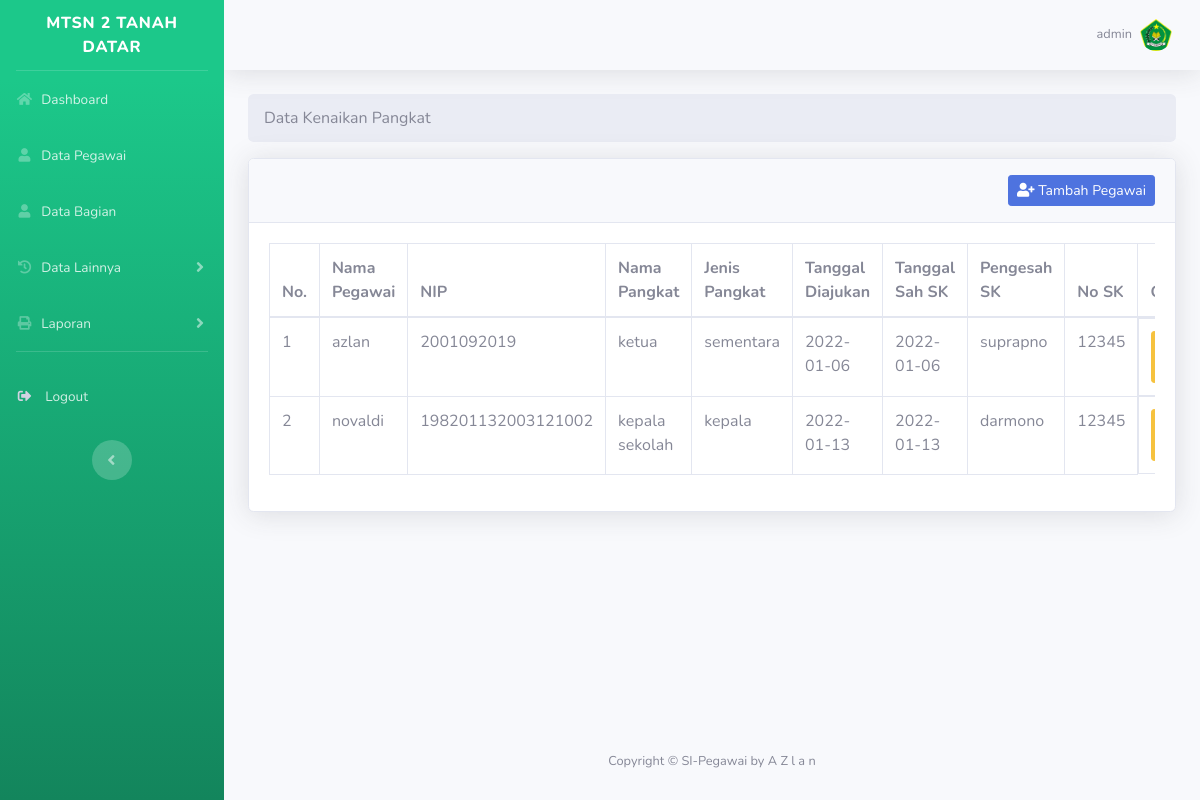
The app's page /view_pangkat.php (signed in) with its own data.
### tables this page shows
CREATE TABLE `user` (
  `id_user` int(11) NOT NULL,
  `username` varchar(50) NOT NULL,
  `password` varchar(255) NOT NULL
);

CREATE TABLE `pangkat` (
  `id_pangkat` int(11) NOT NULL,
  `nip` varchar(19) NOT NULL,
  `nama_pangkat` varchar(50) NOT NULL,
  `jenis_pangkat` varchar(50) NOT NULL,
  `tmt_pangkat` date NOT NULL,
  `sah_sk` date NOT NULL,
  `nama_pengesah_sk` varchar(50) NOT NULL,
  `no_sk` varchar(50) NOT NULL
);

CREATE TABLE `pegawai` (
  `nip` varchar(19) NOT NULL,
  `nama_pegawai` varchar(50) NOT NULL,
  `foto_pegawai` varchar(255) NOT NULL,
  `tempat_lahir` text NOT NULL,
  `tanggal_lahir` date NOT NULL,
  `jenis_kelamin` enum('laki-laki','perempuan') NOT NULL,
  `no_hp` varchar(15) NOT NULL,
  `agama` varchar(50) NOT NULL,
  `email` varchar(60) NOT NULL,
  `alamat` text NOT NULL,
  `gol_darah` enum('o','a','b','ab') NOT NULL,
  `status_pernikahan` enum('kawin','lajang') NOT NULL,
  `status_kepegawaian` enum('pns','honor') NOT NULL,
  `id_bagian` varchar(15) NOT NULL
);

### _config/config.php (called while the page is built, shortened)
<?php
    $host = 'localhost';
    $user = 'root';
    $pass = '';
    $db = 'simpeg';
    $koneksi = mysqli_connect($host,$user,$pass,$db);
    function asset($url = null)
    {
        $asset_url = "http://localhost/simpegawai";
        if ($url != null) {
            return $asset_url.'/'.$url;
        }else{
            return $asset_url;
        }
    }
    function base_url($url=null){
        $baseurl = "http://localhost/simpegawai";
        if ($url != null) {
            return $baseurl.'/'.$url.'.php';
        } else{
            return $baseurl;
        }
    }
    function query($query){
        global $koneksi;
        $result = mysqli_query($koneksi, $query);
        $rows = [];
        while ($row = mysqli_fetch_assoc($result)) {
            $rows[]=$row;
        }
        return $rows;
    }

### view_pangkat.php (the view, shortened to what this page needs)
<?php
$addstyles = '_assets/vendor/bootstrap-datepicker/css/bootstrap-datepicker.min.css';
require_once "_template/_header.php";
?>
<nav aria-label="breadcrumb">
    <ol class="breadcrumb">
        <li class="breadcrumb-item active" aria-current="page">Data Kenaikan Pangkat</li>
    </ol>
</nav>
<div class="card shadow mb-4">
    <div class="card-header py-3">
        <a href="<?= base_url('tambah_pangkat') ?>" class="btn btn-primary btn-sm float-right"><i class="fas fa-user-plus"></i> Tambah Pegawai</a>
    </div>
    <div class="card-body">
        <div class="table-responsive">
            <table class="table table-bordered" id="dataTable" width="100%" cellspacing="0">
                <thead>
                    <tr>
                        <th>No.</th>
                        <th>Nama Pegawai</th>
                        <th>NIP</th>
                        <th>Nama Pangkat</th>
                        <th>Jenis Pangkat</th>
                        <th>Tanggal Diajukan</th>
                        <th>Tanggal Sah SK</th>
                        <th>Pengesah SK</th>
                        <th>No SK</th>
                        <th>Opsi</th>
                    </tr>
                </thead>
                <tbody>
                    <?php
                    $ambil = mysqli_query($koneksi, "select*from pangkat inner join pegawai on pangkat.nip=pegawai.nip");
                    $no = 1;
                    while ($data = mysqli_fetch_array($ambil)) {
                    ?>
                        <tr>
                            <td><?php echo $no ?></td>
                            <td><?php echo $data['nama_pegawai'] ?></td>
                            <td><?php echo $data['1'] ?></td>
                            <td><?php echo $data['2'] ?></td>
                            <td><?php echo $data['3'] ?></td>
                            <td><?php echo $data['4'] ?></td>
                            <td><?php echo $data['5'] ?></td>
                            <td><?php echo $data['6'] ?></td>
                            <td><?php echo $data['7'] ?></td>
                            <td class="btn-group" width="100%">
                                <a href="edit_pangkat.php?kode=<?php echo $data['id_pangkat'] ?>" class="btn btn-warning btn-default btn-sm"><i class="fas fa-edit"></i> Edit</a>
                            </td>
                        </tr>
                    <?php
                        $no++;
                    }
                    ?>
                </tbody>
            </table>
        </div>
    </div>
</div>
<?php
require_once "_template/_footer.php";
?>

### _template/_header.php (shortened to what this page needs)
<?php
  if (isset($sub)) {
    require_once $sub."_config/config.php";
  }else{
    require_once "_config/config.php";
  }
  $id = $_SESSION['id_user'];
  $user = query("SELECT * FROM user WHERE id_user='$id'");
?>
<!DOCTYPE html>
<html lang="en">
<head>
  <link href="<?= asset('_assets/vendor/fontawesome-free/css/all.min.css') ?>" rel="stylesheet" type="text/css">
  <link href="<?= asset('_assets/css/sb-admin-2.min.css') ?>" rel="stylesheet">
  <?php
  if (isset($addstyles)) {
    if ($addstyles != null) {
      echo '<link href="'. asset($addstyles) .'" rel="stylesheet">';
    }
  }
  ?>
</head>
<body id="page-top">
  <div id="wrapper">
    <ul class="navbar-nav bg-gradient-success sidebar sidebar-dark accordion" id="accordionSidebar">
      <a class="sidebar-brand d-flex align-items-center justify-content-center" href="<?= base_url('dashboard') ?>">
        <div class="sidebar-brand-text mx-3">MTsN 2 Tanah Datar</div>
      </a>
      <hr class="sidebar-divider my-0">
      <li class="nav-item <?= isset($dashboard) == 'dashboard' ? 'active' : null ?> ">
        <a class="nav-link" href="<?= base_url() ?>">
          <i class="fas fa-fw fa-home"></i>
          <span>Dashboard</span></a>
      </li>
      <li class="nav-item <?= isset($pegawai) == 'pegawai' ? 'active' : null ?>">
        <a class="nav-link" href="<?= base_url('pegawai') ?>">
          <i class="fas fa-fw fa-user"></i>
          <span>Data Pegawai</span></a>
      </li>
      <li class="nav-item <?= isset($bagian) == 'bagian' ? 'active' : null ?>">
        <a class="nav-link" href="<?= base_url('view_bagian') ?>">
          <i class="fas fa-fw fa-user"></i>
          <span>Data Bagian</span></a>
      </li>
      <li class="nav-item">
        <a class="nav-link collapsed" href="<?= base_url('pegawai') ?>" data-toggle="collapse" data-target="#collapseTwo" aria-expanded="true" aria-controls="collapseTwo">
          <i class="fas fa-fw fa-history"></i>
          <span>Data Lainnya</span>
        </a>
      </li>
      <li class="nav-item">
        <a class="nav-link collapsed" href="<?= base_url('pegawai') ?>" data-toggle="collapse" data-target="#collapseUtilities" aria-expanded="true" aria-controls="collapseLaporan">
          <i class="fas fa-fw fa-print"></i>
          <span>Laporan</span>
        </a>
      </li>
      <hr class="sidebar-divider d-none d-md-block">
      <li class="nav-item mb-3">
        <a class="nav-link" href="#" data-toggle="modal" data-target="#logoutModal">
          <i class="fas fa-sign-out-alt fa-sm fa-fw mr-2 text-gray-400"></i>
          <span>Logout</span></a>
      </li>
      <div class="text-center d-none d-md-inline">
        <button class="rounded-circle border-0" id="sidebarToggle"></button>
      </div>
    </ul>
    <div id="content-wrapper" class="d-flex flex-column">
      <div id="content">
        <nav class="navbar navbar-expand navbar-light bg-light topbar mb-4 static-top shadow">
          <ul class="navbar-nav ml-auto">
            <li class="nav-item dropdown no-arrow">
              <a class="nav-link dropdown-toggle" href="#" id="userDropdown" role="button" data-toggle="dropdown" aria-haspopup="true" aria-expanded="false">
                <span class="mr-2 d-none d-lg-inline text-gray-600 small"><?= $user[0]['username'] ?></span>
                <img class="img-profile rounded-circle" alt="Image" src="<?= asset('_assets/img/mtsn.png') ?>">
              </a>
            </li>
          </ul>
        </nav>
        <div class="container-fluid">

### records on screen
user: username "admin"
pangkat: nip.nama_pegawai "azlan", nip "2001092019", nama_pangkat "ketua", jenis_pangkat "sementara", tmt_pangkat "2022-01-06", sah_sk "2022-01-06", nama_pengesah_sk "suprapno", no_sk "12345"
pangkat: nip.nama_pegawai "novaldi", nip "198201132003121002", nama_pangkat "kepala sekolah", jenis_pangkat "kepala", tmt_pangkat "2022-01-13", sah_sk "2022-01-13", nama_pengesah_sk "darmono", no_sk "12345"
